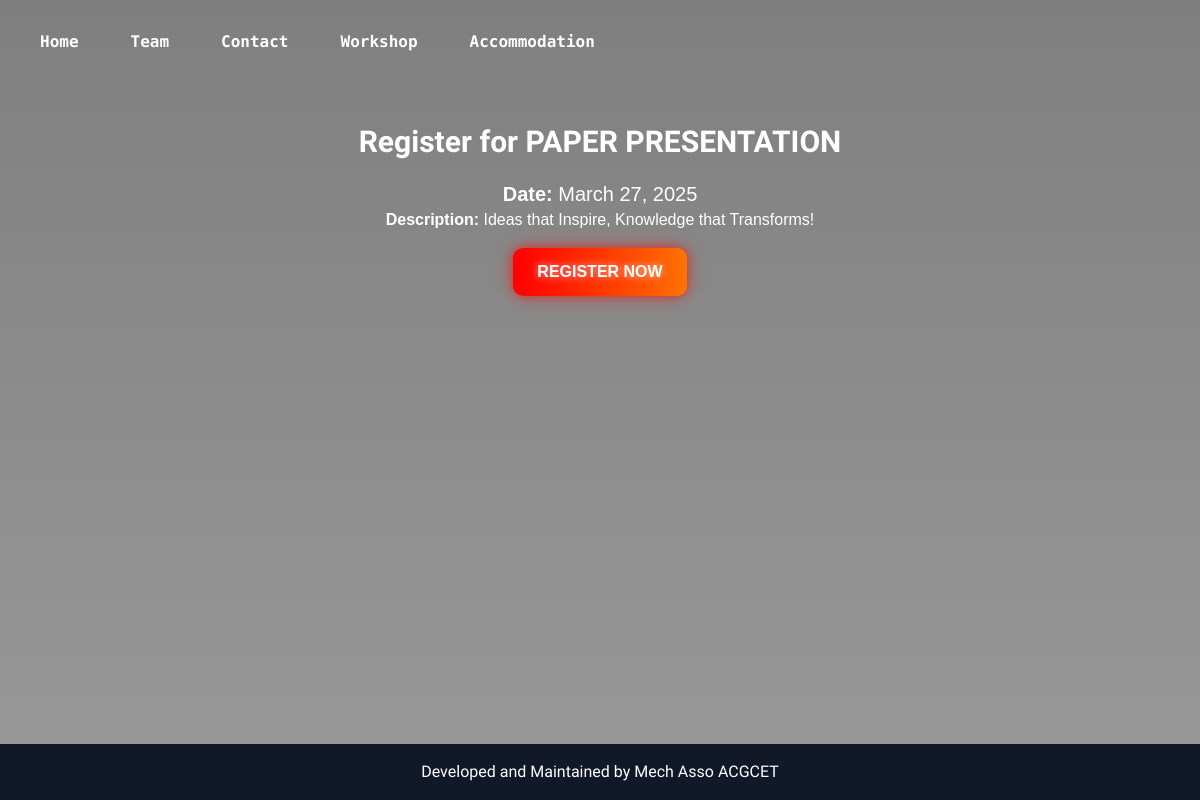
The app's page /events/register/9/ (signed in) with its own data.
### events/models.py (models this page shows, shortened)
class Event(models.Model):
    name = models.CharField(max_length=100)
    description = models.TextField()
    date = models.DateField()
    pic = models.CharField(max_length=500)
    doc = models.CharField(max_length=1000,null=True,blank=True)

### events/views.py (the view)
# urls.py: path('events/register/<int:event_id>/', event_register, name='event_register'),
def event_register(request, event_id):
    event = get_object_or_404(Event, id=event_id)
    info = None  # Default info message
    if not request.user.is_authenticated:
        return render(request, 'login.html', {'info': 'You must be logged in to register for an event.'})
    if request.method == 'POST':
        if EventRegistration.objects.filter(event=event, student=request.user).exists():
            info = 'Already registered !!!'
        else:
            EventRegistration.objects.create(event=event, student=request.user)
            info = f'You have successfully registered for {event.name}!'
    return render(request, 'event_register.html', {'event': event, 'info': info})

### events/templates/event_register.html (shortened to what this page needs)
{% load static %}
<!DOCTYPE html>
<html lang="en">
<head>
    <link href="https://cdn.jsdelivr.net/npm/tailwindcss@latest/dist/tailwind.min.css" rel="stylesheet">
</head>
<body>
    <nav class=" p-5  flex items-center justify-between relative z-10">
        <div id="menu-large" class="hidden lg:flex lg:space-x-3 lg:static flex flex-col slide-in lg:flex-row space-y-2 lg:space-y-0 lg:w-auto title">
            <a href="{% url 'home' %}" class="text-white  font-bold py-2">Home</a>
            <a href="{% url 'team' %}" class="text-white py-2">Team</a>
            <a href="{% url 'contact' %}" class="text-white font-bold py-2">Contact</a>
            <a href="{% url 'workshop_list' %}" class="text-white font-bold py-2">Workshop</a>
            <a href="{% url 'accommodation' %}" class="text-white py-2">Accommodation</a>
        </div>
    </nav>
    {% block content %}
    <div class="p-5">
        <h1 class="text-3xl font-extrabold text-center event text-white p-5">Register for {{ event.name }}</h1>
        <p class="text-xl text-center eventdes text-white"><strong>Date:</strong> {{ event.date }}</p>
       <p class="text-white eventdes text-center"><strong>Description:</strong> {{ event.description }}</p>
        <div class="flex justify-center">
            <form method="POST">
                <button type="submit" class="neon-button su  py-3 px-6 mt-4 inline-block">Register Now</button>
            </form>
        </div>
    </div>
    {% endblock %}
    <footer class="bg-gray-900 text-white text-center py-4">
        <p>Developed and Maintained by Mech Asso ACGCET </p>
    </footer>
</body>
</html>

### events/templates/event_register.html (style rules this page uses)
body { position: relative; font-family: 'Rokkit', serif; color: #ffffff; display: flex; flex-direction: column; min-height: 100vh; }
body::before { content: ""; position: fixed; top: 0; left: 0; width: 100%; height: 100%; background: url("https://res.cloudinary.com/devihgb9o/image/upload/v1740493260/phonecars_a4gmyf.jpg") center/cover no-repeat fixed; z-index: -2; }
body::after { content: ""; position: fixed; top: 0; left: 0; width: 100%; height: 100%; background: rgba(0, 0, 0, 0.4); z-index: -1; }
@media (min-width: 1024px) { body::after { content: ""; position: fixed; top: 0; left: 0; width: 100%; height: 100%; background: linear-gradient(rgba(0, 0, 0, 0.5), rgba(0, 0, 0, 0.4)), url("https://res.cloudinary.com/devihgb9o/image/upload/v1740493160/cars_kv4pse.jpg") center/cover no-repeat fixed; z-index: -1; } }
.su { font-family: 'Ubuntu', sans-serif; color: #F0EE1C; }
.event { font-family: 'Chakra Petch', sans-serif; }
.eventdes { font-family: 'Encode Sans Semi Expanded', sans-serif; }
.title { font-family: 'Monomaniac One', sans-serif; }
.neon-button { background: linear-gradient(90deg, #ff0000, #ff7300, #ff0000); background-size: 200% auto; color: #fff; text-transform: uppercase; font-weight: bold; text-shadow: 0 0 10px rgba(255, 255, 255, 0.7), 0 0 20px rgba(255, 0, 0, 0.6); border-radius: 10px; box-shadow: 0 0 10px rgba(255, 0, 0, 0.5), 0 0 20px rgba(255, 0, 0, 0.4); transition: all 0.3s ease-in-out; }
@media (min-width: 1024px) { #menu-large { display: flex; justify-content: space-around; width: auto; } }
@media (min-width: 1024px) { #menu-large a { padding: 10px 20px; color: white; font-weight: bold; } }
footer { margin-top: auto; }
.slide-in { transform: translateX(-100%); animation: slideIn 3s ease-out forwards; }

### records on screen
Event: name "PAPER PRESENTATION", date "March 27, 2025", description "Ideas that Inspire, Knowledge that Transforms!"
